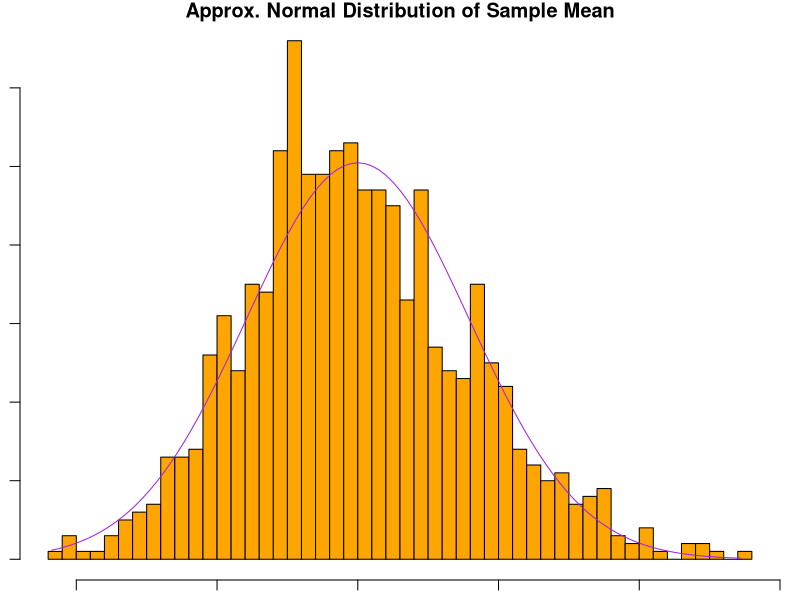
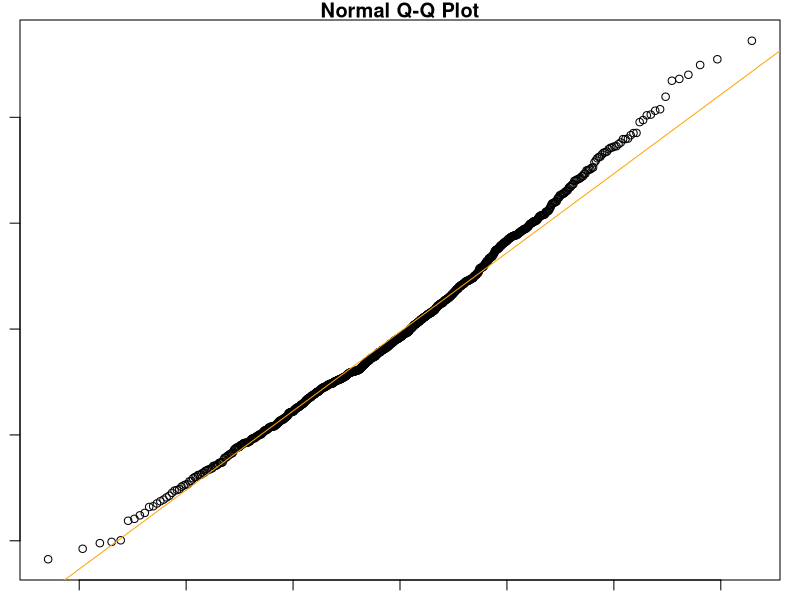

The R source for these figures, in order:
## ---- chunk 1
library(knitr)
knitr::opts_chunk$set(echo = TRUE)
## ---- chunk 2
n <- 40
lambda <- 0.2
Sims <- 1000

TheoMean <- 1/lambda
TheoMean

Sample_mean <- NULL
for(i in 1:Sims) {
  Sample_mean <- c(Sample_mean, mean(rexp(n, lambda)))
}
mean(Sample_mean)
## ---- chunk 3
Sample_Variance <- var(Sample_mean)
Sample_Variance

TheoVariance <- (lambda*sqrt(n))^-2
TheoVariance
## ---- chunk 4
par(mar=c(1,1,1,1))
hist(Sample_mean, breaks = 50, prob = T, col = "orange", xlab =  "Mean_samples", ylab = "Density", main = "Approx. Normal Distribution of Sample Mean")
x <- seq(min(Sample_mean), max(Sample_mean), length = 100)
lines(x, dnorm(x, mean = 1/lambda, sd = (1/lambda/sqrt(n))), pch = 25, col = "purple")
## ---- chunk 5
qqnorm(Sample_mean)
qqline(Sample_mean, col = "orange")
## ---- chunk 6
Test <- t.test(len~supp, data = ToothGrowth)
Test$conf.int
Test$p.value

Test1 <- t.test(len~supp, data = ToothGrowth, dose == 0.5)
Test1$conf.int
Test1$p.value

Test2 <- t.test(len~supp, data = ToothGrowth, dose == 1)
Test2$conf.int
Test2$p.value

Test3 <- t.test(len~supp, data = ToothGrowth, dose == 2)
Test3$conf.int
Test3$p.value
